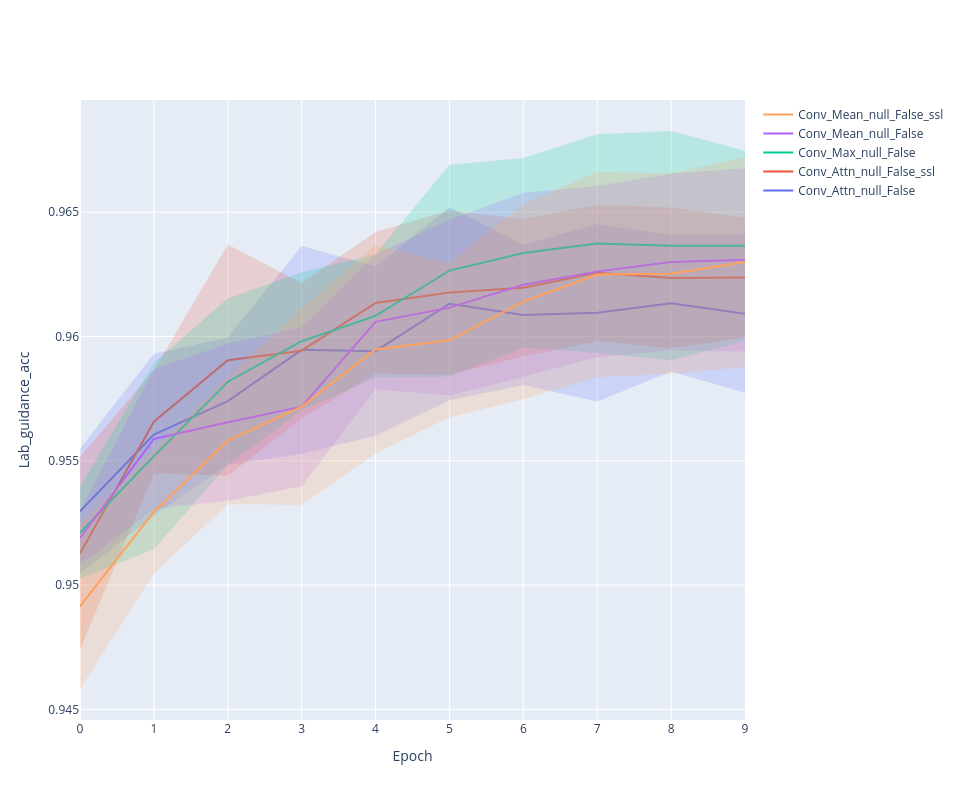

Here is the notebook cell this chart was saved with:
### Code cell
line_plot(history, 'lab_guidance_acc')

### Figure 1 — Plotly figure (JSON) as saved in the notebook; plotly's stock layout.template omitted (floating-point values rounded to 4 significant figures)
{"data": [{"line": {"color": "#636EFA"}, "mode": "lines", "name": "Conv_Attn_null_False", "type": "scatter", "x": [0, 1, 2, 3, 4, 5, 6, 7, 8, 9], "y": [0.953, 0.9561, 0.9574, 0.9595, 0.9594, 0.9613, 0.9609, 0.961, 0.9613, 0.9609]}, {"line": {"width": 0}, "marker": {"color": "#444"}, "mode": "lines", "showlegend": false, "type": "scatter", "x": [0, 1, 2, 3, 4, 5, 6, 7, 8, 9], "y": [0.9555, 0.9593, 0.96, 0.9636, 0.9628, 0.9652, 0.9637, 0.9645, 0.9641, 0.9641]}, {"fill": "tonexty", "fillcolor": "rgba(99, 110, 250,0.2)", "line": {"width": 0}, "marker": {"color": "#444"}, "mode": "lines", "showlegend": false, "type": "scatter", "x": [0, 1, 2, 3, 4, 5, 6, 7, 8, 9], "y": [0.9505, 0.9528, 0.9548, 0.9553, 0.956, 0.9574, 0.958, 0.9574, 0.9586, 0.9577]}, {"line": {"color": "#EF553B"}, "mode": "lines", "name": "Conv_Attn_null_False_ssl", "type": "scatter", "x": [0, 1, 2, 3, 4, 5, 6, 7, 8, 9], "y": [0.9513, 0.9566, 0.959, 0.9594, 0.9614, 0.9618, 0.962, 0.9626, 0.9624, 0.9624]}, {"line": {"width": 0}, "marker": {"color": "#444"}, "mode": "lines", "showlegend": false, "type": "scatter", "x": [0, 1, 2, 3, 4, 5, 6, 7, 8, 9], "y": [0.9551, 0.9586, 0.9637, 0.9621, 0.9642, 0.9651, 0.9647, 0.9653, 0.9652, 0.9648]}, {"fill": "tonexty", "fillcolor": "rgba(239, 85, 59,0.2)", "line": {"width": 0}, "marker": {"color": "#444"}, "mode": "lines", "showlegend": false, "type": "scatter", "x": [0, 1, 2, 3, 4, 5, 6, 7, 8, 9], "y": [0.9474, 0.9545, 0.9544, 0.9567, 0.9585, 0.9585, 0.9592, 0.9598, 0.9595, 0.96]}, {"line": {"color": "#00CC96"}, "mode": "lines", "name": "Conv_Max_null_False", "type": "scatter", "x": [0, 1, 2, 3, 4, 5, 6, 7, 8, 9], "y": [0.9521, 0.9552, 0.9582, 0.9598, 0.9608, 0.9627, 0.9634, 0.9637, 0.9637, 0.9637]}, {"line": {"width": 0}, "marker": {"color": "#444"}, "mode": "lines", "showlegend": false, "type": "scatter", "x": [0, 1, 2, 3, 4, 5, 6, 7, 8, 9], "y": [0.954, 0.9589, 0.9615, 0.9626, 0.9633, 0.9669, 0.9672, 0.9681, 0.9683, 0.9675]}, {"fill": "tonexty", "fillcolor": "rgba(0, 204, 150,0.2)", "line": {"width": 0}, "marker": {"color": "#444"}, "mode": "lines", "showlegend": false, "type": "scatter", "x": [0, 1, 2, 3, 4, 5, 6, 7, 8, 9], "y": [0.9503, 0.9514, 0.9548, 0.957, 0.9584, 0.9584, 0.9595, 0.9593, 0.959, 0.9598]}, {"line": {"color": "#AB63FA"}, "mode": "lines", "name": "Conv_Mean_null_False", "type": "scatter", "x": [0, 1, 2, 3, 4, 5, 6, 7, 8, 9], "y": [0.9519, 0.9559, 0.9566, 0.9572, 0.9606, 0.9612, 0.9621, 0.9626, 0.963, 0.9631]}, {"line": {"width": 0}, "marker": {"color": "#444"}, "mode": "lines", "showlegend": false, "type": "scatter", "x": [0, 1, 2, 3, 4, 5, 6, 7, 8, 9], "y": [0.953, 0.9587, 0.9597, 0.9604, 0.9633, 0.9647, 0.9658, 0.9661, 0.9666, 0.9668]}, {"fill": "tonexty", "fillcolor": "rgba(171, 99, 250,0.2)", "line": {"width": 0}, "marker": {"color": "#444"}, "mode": "lines", "showlegend": false, "type": "scatter", "x": [0, 1, 2, 3, 4, 5, 6, 7, 8, 9], "y": [0.9508, 0.9531, 0.9534, 0.954, 0.9579, 0.9576, 0.9584, 0.9592, 0.9594, 0.9594]}, {"line": {"color": "#FFA15A"}, "mode": "lines", "name": "Conv_Mean_null_False_ssl", "type": "scatter", "x": [0, 1, 2, 3, 4, 5, 6, 7, 8, 9], "y": [0.9491, 0.953, 0.9558, 0.9572, 0.9595, 0.9598, 0.9614, 0.9625, 0.9625, 0.963]}, {"line": {"width": 0}, "marker": {"color": "#444"}, "mode": "lines", "showlegend": false, "type": "scatter", "x": [0, 1, 2, 3, 4, 5, 6, 7, 8, 9], "y": [0.9525, 0.9554, 0.9584, 0.9611, 0.9637, 0.9629, 0.9653, 0.9666, 0.9666, 0.9672]}, {"fill": "tonexty", "fillcolor": "rgba(255, 161, 90,0.2)", "line": {"width": 0}, "marker": {"color": "#444"}, "mode": "lines", "showlegend": false, "type": "scatter", "x": [0, 1, 2, 3, 4, 5, 6, 7, 8, 9], "y": [0.9458, 0.9505, 0.9533, 0.9532, 0.9553, 0.9567, 0.9575, 0.9584, 0.9585, 0.9588]}], "layout": {"height": 800, "width": 960, "xaxis": {"title": {"text": "Epoch"}}, "yaxis": {"title": {"text": "Lab_guidance_acc"}}}}
